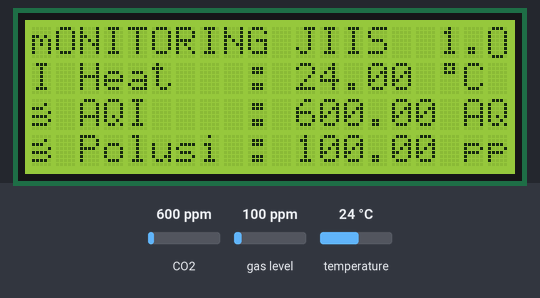
Bench run of a sketch on a simulated ESP32. Shown: 20×4 character LCD. Inputs (shaded band) come from the test bench; at power-on: gas level 100 ppm, CO2 600 ppm, temperature 24 °C. WiFi joins after 1.5 s; servers stay silent unless stated; uploads are accepted with an empty reply; what the sketch prints to the serial monitor is not drawn.

Above: at 3.3 s.
3.4 s: gas level set to 92 ppm
At 6.9 s:
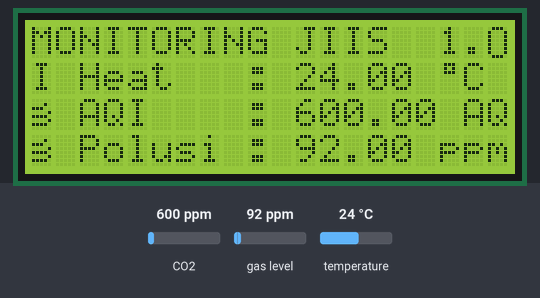
7.7 s: CO2 set to 963 ppm
At 10.5 s:
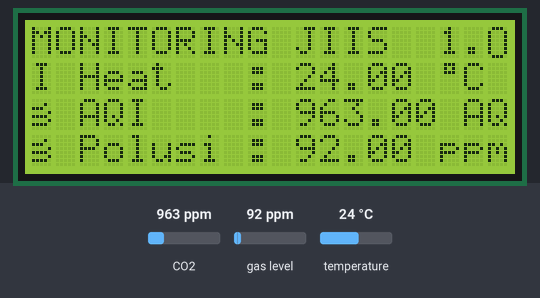
10.8 s: CO2 set to 1024 ppm
At 13.7 s:
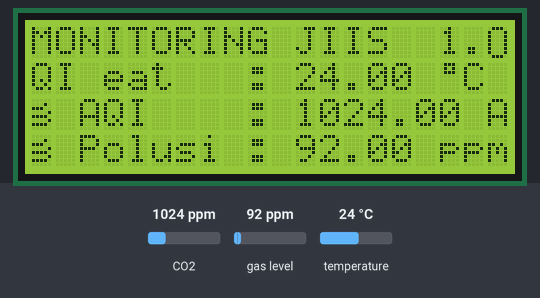
14.0 s: gas level set to 250 ppm
At 16.5 s:
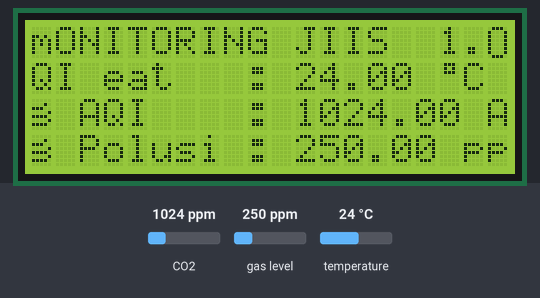
22.2 s: temperature set to 12 °C
At 27.9 s:
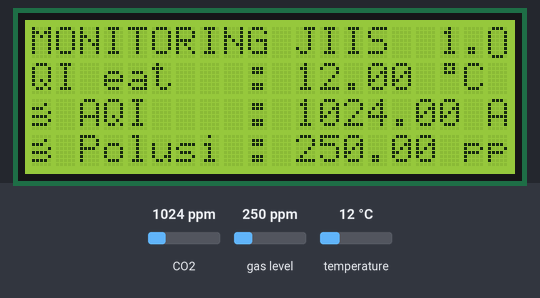
28.6 s: temperature set to 19 °C
At 32.5 s:
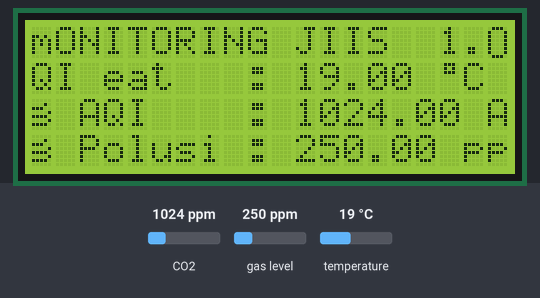
Timing chart, 0 to 34.0 s (numbered marks = the images above; inputs shaded):
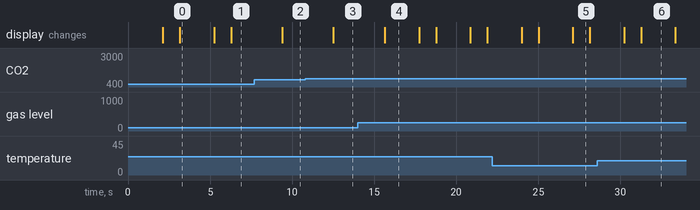

Measured:
- the behaviour switches between 100 and 99 ppm on gas level (found by bisection; images 0 and 1)
- the behaviour switches between 999 and 1000 ppm on CO2 (found by bisection; images 2 and 3)
- after the input at 3.4 s, the display: first differs from a run without the input after 2.9 s (image 1)
- after the input at 7.7 s, the display: changes after 1.7 s (image 2)
- after the input at 10.8 s, the display: changes after 1.7 s (image 3)
- after the input at 14.0 s, the display: changes after 1.7 s (image 4)
- after the input at 22.2 s, the display: first differs from a run without the input after 2.8 s (image 5 shows a later state)
- after the input at 28.6 s, the display: first differs from a run without the input after 2.7 s (image 6)

The sketch:

Kirim_data_JIIS_P2.ino
```cpp
#include <Wire.h>
#include <OneWire.h>
#include <DallasTemperature.h>
#include <WiFi.h>
#include <LiquidCrystal_I2C.h>
#include "MQ135.h"
#include "MQ7.h"

MQ7 mq7(35, 5.0);

char ssid[] = "TEKNOLAB Office";
char pass[] = "selamatdatang";
const char* host = "192.168.1.18";

byte customChar[] = {
  B00100,
  B01010,
  B01010,
  B01010,
  B11011,
  B10101,
  B10001,
  B11111
};
byte customChar1[] = {
  B01110,
  B01010,
  B01110,
  B00000,
  B00000,
  B00000,
  B00000,
  B00000
};
byte customChar2[] = {
  B00000,
  B00010,
  B11100,
  B00001,
  B11110,
  B00001,
  B11110,
  B00000
};
byte customChar3[] = {
  B01110,
  B10001,
  B10001,
  B10001,
  B10001,
  B10001,
  B10001,
  B01110
};
byte customChar4[] = {
  B00000,
  B00000,
  B00000,
  B00000,
  B00000,
  B01110,
  B01010,
  B01110
};
byte customChar5[] = {
  B00000,
  B01110,
  B01110,
  B00000,
  B00000,
  B01110,
  B01110,
  B00000
};


// GPIO where the DS18B20 is connected to
const int oneWireBus = 4;
const int Sensor = 34;

int maxudarabersih = 100;

// Change this to your LCD module's address
LiquidCrystal_I2C lcd(0x27, 20, 4);

// Setup a oneWire instance to communicate with any OneWire devices
OneWire oneWire(oneWireBus);

// Pass our oneWire reference to Dallas Temperature sensor
DallasTemperature sensors(&oneWire);

long RL = 1000; // 1000 Ohm
long Ro = 830; // 830 ohm ( SILAHKAN DISESUAIKAN)

float air_quality;
float temperatureC;
float ppm;

void setup() {
  Serial.begin(115200); /* Baud rate untuk komunikasi serial */
  // Inisialisasi WiFi
  WiFi.begin(ssid, pass);
  while (WiFi.status() != WL_CONNECTED) {
    delay(1000);
    Serial.println("Connecting to WiFi...");
  }
  Serial.println("Connected to WiFi");


  lcd.init();
  lcd.backlight();
  lcd.clear();
  pinMode(Sensor, INPUT);

  lcd.createChar(0, customChar);
  lcd.createChar(1, customChar1);
  lcd.createChar(2, customChar2);
  lcd.createChar(3, customChar3);
  lcd.createChar(4, customChar4);
  lcd.createChar(5, customChar5);

}

void loop() {
//  lcd.clear();
    lcd.setCursor(0, 0); // Set the cursor to the first row, first column
    lcd.print("MONITORING JIIS  1.");
//  lcd.write(4);
    lcd.write(3);

//    ds18();
//    brasi();
//    mq77();
    sendtodatabase();
    delay(1000);
}

void brasi(){
    MQ135 gasSensor =MQ135(34);
    air_quality = gasSensor.getPPM();
    Serial.println(String() + "Air Quality: " + air_quality +"  PPM");

  lcd.setCursor(0, 2); // Set the cursor to the first row, first column
  lcd.write(2);
  lcd.print(" AQI    ");
  lcd.write(5);
  lcd.print(" ");
  lcd.print(air_quality);
  lcd.print(" AQI ");
  }

void ds18()
{
  sensors.requestTemperatures();
  temperatureC = sensors.getTempCByIndex(0);
  float temperatureF = sensors.getTempFByIndex(0);
  Serial.println(String() + "Temperatur: " + temperatureC + "ºC");
  Serial.println(String() + "Farenheat :" + temperatureF + "ºF");


  lcd.setCursor(0, 1); // Set the cursor to the second row, first column
  lcd.write(0);
  lcd.print(" Heat   ");
  lcd.write(5);
  lcd.print(" ");
  lcd.print(temperatureC);
  lcd.print(" ");
  lcd.write(1);
  lcd.print("C ");

  }
void mq77(){
  Serial.print("Karbon Monoksida : ");
  Serial.println(mq7.getPPM());

  lcd.setCursor(0, 3); // Set the cursor to the fourth row, first column
  lcd.write(2);
  lcd.print(" Polusi ");
  lcd.write(5);
  lcd.print(" ");
  lcd.print(mq7.getPPM());
  lcd.print(" ppm");
}


void sendtodatabase(){
    Serial.print("connecting to ");
    Serial.println(host);

    // Use WiFiClient class to create TCP connections
    WiFiClient client;
    const int httpPort = 80;
    if (!client.connect(host, httpPort)) {
        Serial.println("connection failed");
        return;
    }

    ds18();
    brasi();
    mq77();

    // This will send the request to the server
    client.print(String("GET http://192.168.1.18/JIIS_F/input.php?") +
                          ("&aqi=") +  air_quality +
                          ("&suhu=") +  temperatureC +
                          ("&polusi=") + mq7.getPPM() +
                          " HTTP/1.1\r\n" +
                 "Host: " + host + "\r\n" +
                 "Connection: close\r\n\r\n");
    unsigned long timeout = millis();
    while (client.available() == 0) {
        if (millis() - timeout > 1000) {
            Serial.println(">>> Client Timeout !");
            client.stop();
            return;
        }
    }
    // Read all the lines of the reply from server and print them to Serial
    while(client.available()) {
        String line = client.readStringUntil('\r');
        Serial.print(line);

    }
    Serial.println();
    Serial.println("closing connection");
}
```
